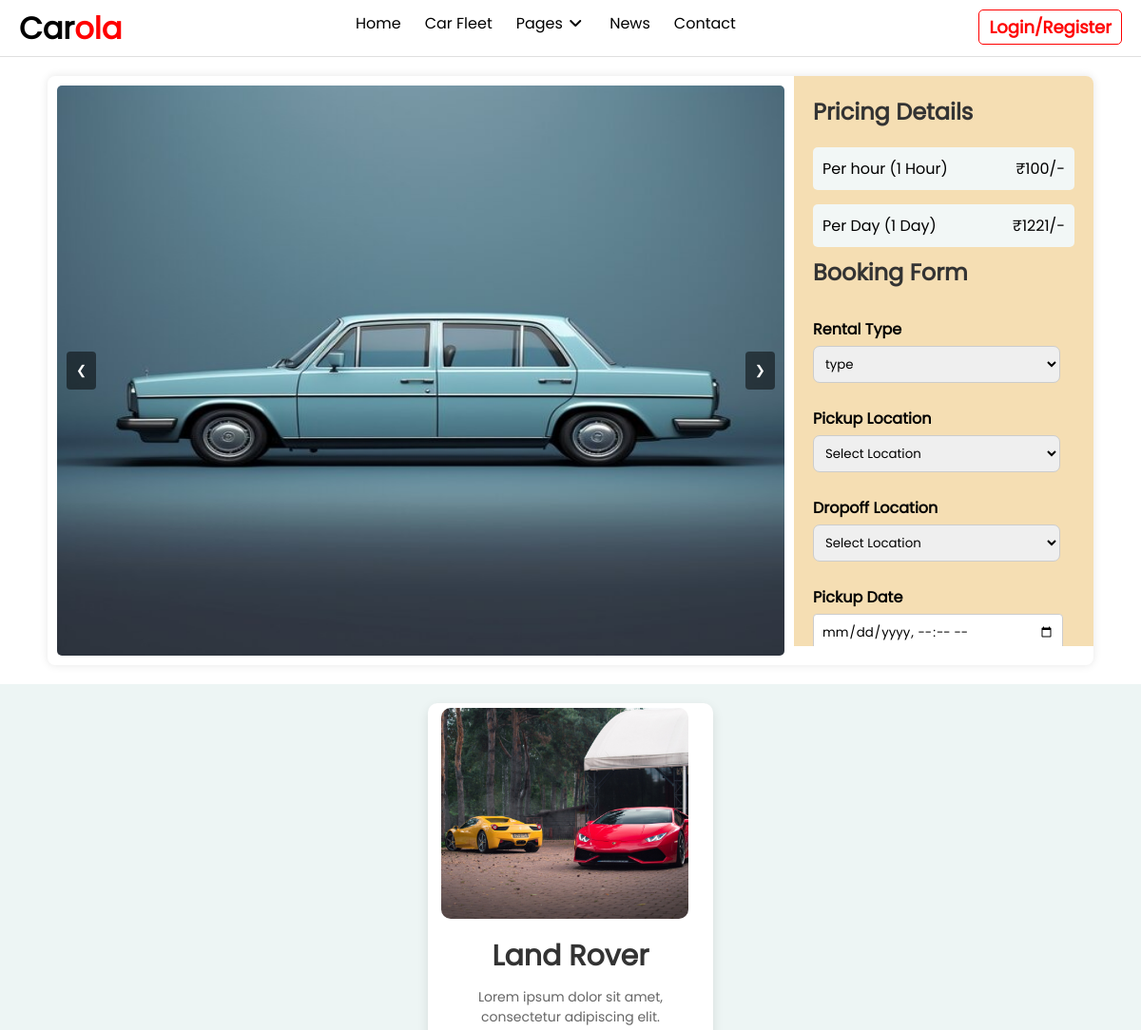
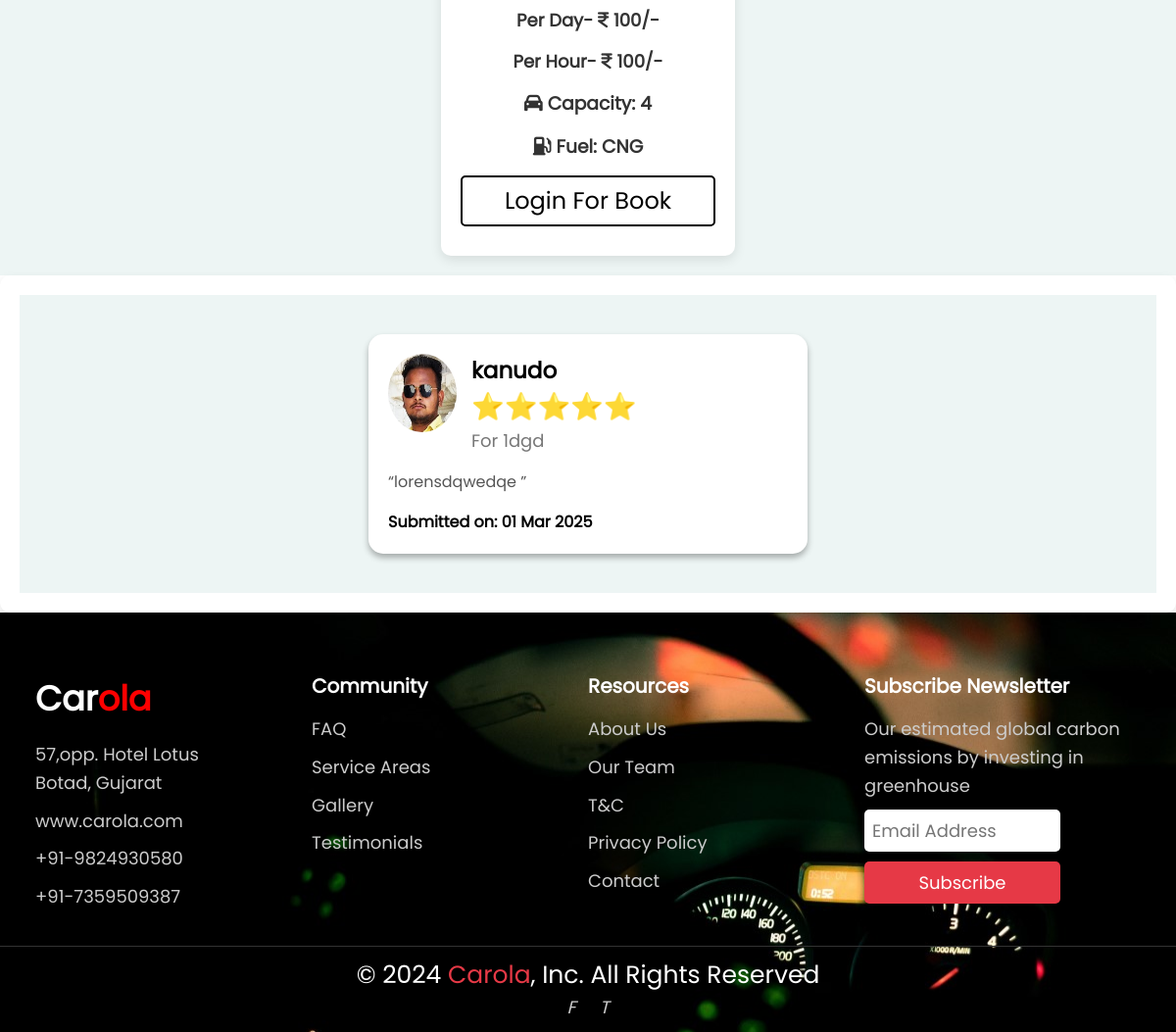
Screenshot of /car_detail.php?vid=92 with the database file from the repository (2 pictures, top to bottom).
### tables this page shows
CREATE TABLE IF NOT EXISTS `car_list` (
  `vid` int NOT NULL AUTO_INCREMENT,
  `cname` varchar(255) NOT NULL,
  `modal` int NOT NULL,
  `chprice` int NOT NULL,
  `price` int NOT NULL,
  `no_plate` varchar(255) NOT NULL,
  `brand` varchar(255) NOT NULL,
  `image` varchar(255) NOT NULL,
  `seat` int NOT NULL,
  `fual` varchar(255) NOT NULL,
  `door` int NOT NULL,
  `en_power` varchar(255) NOT NULL,
  `en_type` varchar(255) NOT NULL,
  `break_type` varchar(255) NOT NULL,
  `fual_capacity` int NOT NULL,
  `mileage` int NOT NULL,
  `status` int NOT NULL,
  `accessories` varchar(255) NOT NULL,
  PRIMARY KEY (`vid`)
);

CREATE TABLE IF NOT EXISTS `feedback` (
  `fid` int NOT NULL AUTO_INCREMENT,
  `uid` int NOT NULL,
  `vid` int NOT NULL,
  `rating` int DEFAULT NULL,
  `comment` text,
  `created_at` timestamp NULL DEFAULT CURRENT_TIMESTAMP,
  PRIMARY KEY (`fid`)
);

CREATE TABLE IF NOT EXISTS `reguser` (
  `uid` int NOT NULL AUTO_INCREMENT,
  `profile_picture` varchar(255) NOT NULL,
  `name` varchar(50) NOT NULL,
  `mnumber` bigint NOT NULL,
  `email` varchar(50) NOT NULL,
  `password` varchar(255) NOT NULL,
  `DOB` date NOT NULL,
  `gender` varchar(255) NOT NULL,
  `state` varchar(255) NOT NULL,
  `address_type` varchar(255) NOT NULL,
  `pincode` bigint DEFAULT NULL,
  `address` varchar(255) NOT NULL,
  `aadhar_number` int NOT NULL,
  `aadhar_file` varchar(100) NOT NULL,
  `license_number` varchar(100) NOT NULL,
  `license_file` varchar(100) NOT NULL,
  `token` varchar(255) DEFAULT NULL,
  `reset_otp` varchar(255) DEFAULT NULL,
  `reset_expiry` datetime DEFAULT NULL,
  `is_verified` tinyint(1) DEFAULT NULL,
  `created_at` timestamp NOT NULL DEFAULT CURRENT_TIMESTAMP,
  PRIMARY KEY (`uid`)
);

### car_detail.php (the view, shortened to what this page needs)
<?php
@include "include/config.php";
$vid = $_GET['vid'];
?>
<!DOCTYPE html>
<html lang="en">
<head>
    <link rel="stylesheet" href="all.min.css" />
    <link rel="stylesheet" href="https://cdnjs.cloudflare.com/ajax/libs/font-awesome/6.0.0/css/all.min.css" />
    <link rel="stylesheet" href="css/car_details.css">
</head>
<body>
    <header>
        <?php include('navbar.php'); ?>
    </header>
    <?php
    $query = "SELECT * from car_list where vid=$vid";
    $exquery = mysqli_query($conn, $query);
    while ($row = mysqli_fetch_array($exquery)) {
        $image = explode(",", $row['image']);
    ?>
        <div class="page-container">
            <div class="container">
                <div class="car-image" id="carImage">
                    <img src="admin/img/<?php echo $image[0]; ?>" alt="Not " id="mainImg">
                    <div class="image-slider">
                        <button class="prev" onclick="moveSlide(-1)">&#10094;</button>
                        <button class="next" onclick="moveSlide(1)">&#10095;</button>
                    </div>
                </div>
                <div class="form-container" id="formContainer">
                    <div class="pricing-details">
                        <h2>Pricing Details</h2>
                        <p class="price-item">Per hour (1 Hour) <span>₹<?php echo $row['chprice']; ?>/-</span></p>
                        <p class="price-item">Per Day (1 Day) <span>₹<?php echo $row['price']; ?>/-</span></p>
                    </div>
                    <div class="booking-form">
                        <form action="" method="post">
                            <h2 style="margin-top: 14px;">Booking Form</h2>
                            <div class="form-group">
                                <label for="rental-type">Rental Type</label>
                                <select id="rental-type" name="rent_type">
                                    <option value="">type</option>
                                </select>
                            </div>
                            <div class="form-group">
                                <label for="pickup-location">Pickup Location</label>
                                <select id="pickup-location" name="pick_up_loc">
                                    <option value="">Select Location</option>
                                </select>
                            </div>
                            <div class="form-group">
                                <label for="dropoff-location">Dropoff Location</label>
                                <select id="dropoff-location" name="drop_of_loc">
                                    <option value="">Select Location</option>
                                </select>
                            </div>
                            <div class="form-group">
                                <label for="pickup-date">Pickup Date</label>
                                <input type="datetime-local" id="pickup-date" name="fdate">
                            </div>
                    </div>
                </div>
            </div>
        </div>
    <?php
    }
    ?>
    <div class="fleet" id="fleet-container">
        <?php
        $car_id = $_GET['vid'];
        $car_sql = "SELECT * FROM car_list WHERE vid = $car_id";
        $car_result = mysqli_query($conn, $car_sql);
        $car_data = mysqli_fetch_assoc($car_result);
        $brand = $car_data['brand'];
        $sql = "SELECT * FROM car_list WHERE brand = '$brand' AND vid != $car_id LIMIT 4";
        $recommend_result = mysqli_query($conn, $sql);
        if (mysqli_num_rows($recommend_result) > 0) {
            while ($rowroc = mysqli_fetch_array($recommend_result)) {
                $image1 = explode(",", $rowroc['image']);
        ?>
                <div class="card" data-name="<?php echo strtolower($rowroc['cname']); ?>">
                    <img src="admin/img/<?php echo $image1[0] ?>" alt="Car Image">
                    <h2 class="card-title"> <?php echo $rowroc['cname']; ?> </h2>
                    <p class="description">Lorem ipsum dolor sit amet, consectetur adipiscing elit.</p>
                    <h3 class="price">Per Day- <i class="fa-solid fa-indian-rupee-sign"></i> <?php echo $rowroc['price']; ?>/-</h3>
                    <h3 class="price">Per Hour- <i class="fa-solid fa-indian-rupee-sign"></i> <?php echo $rowroc['chprice']; ?>/-</h3>
                    <h3 class="capacity"><i class="fa-solid fa-car"></i> Capacity: <?php echo $rowroc['seat']; ?></h3>
                    <h3 class="fual"><i class="fa-solid fa-gas-pump"></i> Fuel: <?php echo $rowroc['fual']; ?></h3>
                    <div>
                        <?php if ($_SESSION["alogin"]) { ?>
                            <a href="car_detail.php?vid=<?php echo $rowroc['vid']; ?>" class="order-button">Rent Now</a>
                        <?php } else { ?>
                            <a href="login.php" class="order-button">Login For Book</a>
                        <?php } ?>
                    </div>
                </div>
        <?php }
        } ?>
    </div>
    <div class="feedback-container">
        <div class="detail">
            <?php
            $sqlfeed = "SELECT f.rating, f.comment, f.created_at, c.cname, u.name, u.profile_picture
                        FROM feedback f
                        JOIN car_list c ON f.vid = c.vid
                        JOIN reguser u ON f.uid = u.uid
                        WHERE f.vid = '$vid'
                        ORDER BY f.created_at DESC";
            $resultfeed = mysqli_query($conn, $sqlfeed);
            if (mysqli_num_rows($resultfeed) > 0) {
                while ($rowfeed = mysqli_fetch_assoc($resultfeed)) {
            ?>
                    <div class="testimonial-card">
                        <div class="testimonial-header">
                            <img src="<?php echo $rowfeed['profile_picture']; ?>" alt="<?php echo $rowfeed['name']; ?>" class="avatar">
                            <div>
                                <h3 class="name"><?php echo $rowfeed['name']; ?></h3>
                                <span class="stars"><?php echo str_repeat("⭐", $rowfeed['rating']); ?></span>
                                <p class="role">For <?php echo $rowfeed['cname']; ?></p>
                            </div>
                        </div>
                        <p class="testimonial-text">“<?php echo $rowfeed['comment']; ?>”</p>
                        <p class="date">Submitted on: <?php echo date("d M Y", strtotime($rowfeed['created_at'])); ?></p>
                    </div>
            <?php
                }
            }
            ?>
        </div>
    </div>
    <div>
        <?php include('footer.php'); ?>
    </div>
</body>
</html>

### css/car_details.css (style rules this page uses)
body, html { margin: 0; font-family: sans-serif; background-color: #f0f0f0; overflow-x: hidden; }
.page-container { display: flex; justify-content: center; align-items: flex-start; height: 100%; margin: 0; }
.container { display: flex; width: 1100px; background-color: white; box-shadow: 0 0 10px rgba(0, 0, 0, 0.1); border-radius: 8px; overflow: hidden; margin: 20px; height: 100%; }
.car-image { width: 520px; flex: 1; position: relative; margin: 10px; max-height: 600px; overflow-y: auto; }
.car-image img { border-radius: 5px; width: 100%; display: block; height: 100%; }
.image-slider { margin-top: 10px; display: flex; }
.form-container { max-width: 315px; flex: 1; padding: 20px; display: flex; flex-direction: column; background-color: wheat; max-height: 600px; overflow-y: auto; color: black; }
.pricing-details { margin-bottom: -20px; }
.booking-form { display: grid; grid-template-columns: repeat(auto-fit, minmax(250px, 1fr)); grid-gap: 10px; }
.form-group, .insurance-options, .deposit-option { margin-bottom: 20px; }
input, select { width: calc(100% - 15px); padding: 8px; border: 1px solid #ccc; border-radius: 7px; box-sizing: border-box; }
.price-item { color: #000; display: flex; align-items: center; justify-content: space-between; background: #f2f7f6; border-radius: 5px; margin-bottom: 15px; padding: 10px; }
.form-group { margin-bottom: 15px; }
label { color: black; font-weight: bold; display: block; margin-bottom: 5px; }
input, textarea { width: calc(100% - 12px); padding: 8px; border: 1px solid #ccc; border-radius: 4px; box-sizing: border-box; }
button { padding: 10px 20px; border: none; border-radius: 4px; cursor: pointer; }
h2 { margin-bottom: 20px; color: #333; }
.prev, .next { position: absolute; top: 50%; transform: translateY(-50%); background-color: rgba(0, 0, 0, 0.5); color: white; border: none; padding: 10px; cursor: pointer; }
.prev { left: 10px; }
.next { right: 10px; }

### car_detail.php (style rules this page uses)
.prev, .next { position: absolute; top: 50%; transform: translateY(-50%); background-color: rgba(0, 0, 0, 0.5); color: white; border: none; padding: 10px; cursor: pointer; }
.prev { left: 10px; }
.next { right: 10px; }
.card { background-color: #fff; width: 309px; border-radius: 10px; box-shadow: 0 4px 12px rgba(0, 0, 0, 0.1); overflow: hidden; padding: 20px; transition: transform 0.3s; text-align: center; color: #333; }
.card img { width: 296px; height: 285px; border-radius: 10px; margin-top: -15px; margin-left: -13px; }
.card-title { font-size: 30px; font-weight: bold; color: #333; margin: 10px 0; }
.description { font-size: 14px; color: #666; }
.price { font-size: 18px; font-weight: bold; color: #333; margin-top: 10px; }
.order-button { background-color: #fff; color: #000; padding: 5px 15px; border: 2px solid black; border-radius: 5px; cursor: pointer; text-align: center; display: block; width: 100%; text-decoration: none; font-size: 24px; transition: background 0.3s; }
.fleet { display: flex; flex-wrap: wrap; justify-content: center; gap: 20px; padding: 20px; background-color: rgb(237, 245, 244); }
.detail { display: flex; flex-wrap: wrap; justify-content: center; gap: 20px; padding: 20px; background-color: rgb(237, 245, 244); }
.fleet .card { width: 300px; flex: 0 0 auto; }
.fleet .card img { width: 100%; height: auto; object-fit: cover; }
.feedback-container { background: white; padding: 20px; border-radius: 10px; box-shadow: 0px 4px 10px rgba(0, 0, 0, 0.1); }
.avatar { width: 70px; height: 80px; border-radius: 50%; margin-right: 15px; }
.name { color: black; margin: 0; font-size: 23px; font-weight: bold; }
.role { margin: 0; color: #777; font-size: 18px; line-height: 29px; }
.testimonial-card { width: 40%; background: #fff; margin: 20px 20px; padding: 20px 20px; border-radius: 15px; box-shadow: 0 4px 6px rgba(0, 0, 0, 0.3); text-align: left; }
.testimonial-header { display: flex; margin-bottom: 15px; }
.testimonial-text { font-size: 16px; color: #555; line-height: 1.6; margin-bottom: 15px; word-wrap: break-word; overflow-wrap: break-word; white-space: normal; }
.stars { color: #f5c518; font-size: 27px; }
.date { color: black; font-weight: bold; }

### navbar.php (style rules this page uses)
body { margin: 0; font-family: 'Arial', sans-serif; }

### footer.php (style rules this page uses)
* { margin: 0; padding: 0; box-sizing: border-box; font-family:'pop-regular'; }
body { background-color: #fff; color: #fff; }
.h2, h3 { margin-bottom: 15px; }
.footer-section p, a { color: #ccc; font-size: 18px; line-height: 1.6; margin-bottom: 10px; }
a { text-decoration: none; }
form { display: flex; flex-direction: column; gap: 10px; }

### rows the page displays
car_list: chprice "100", price "1221"
car_list: cname "Land Rover", price "100", chprice "100", seat "4", fual "CNG"
feedback: uid.profile_picture (picture), uid.name "kanudo", rating "⭐⭐⭐⭐⭐", vid.cname "1dgd", comment "lorensdqwedqe", created_at "01 Mar 2025"
